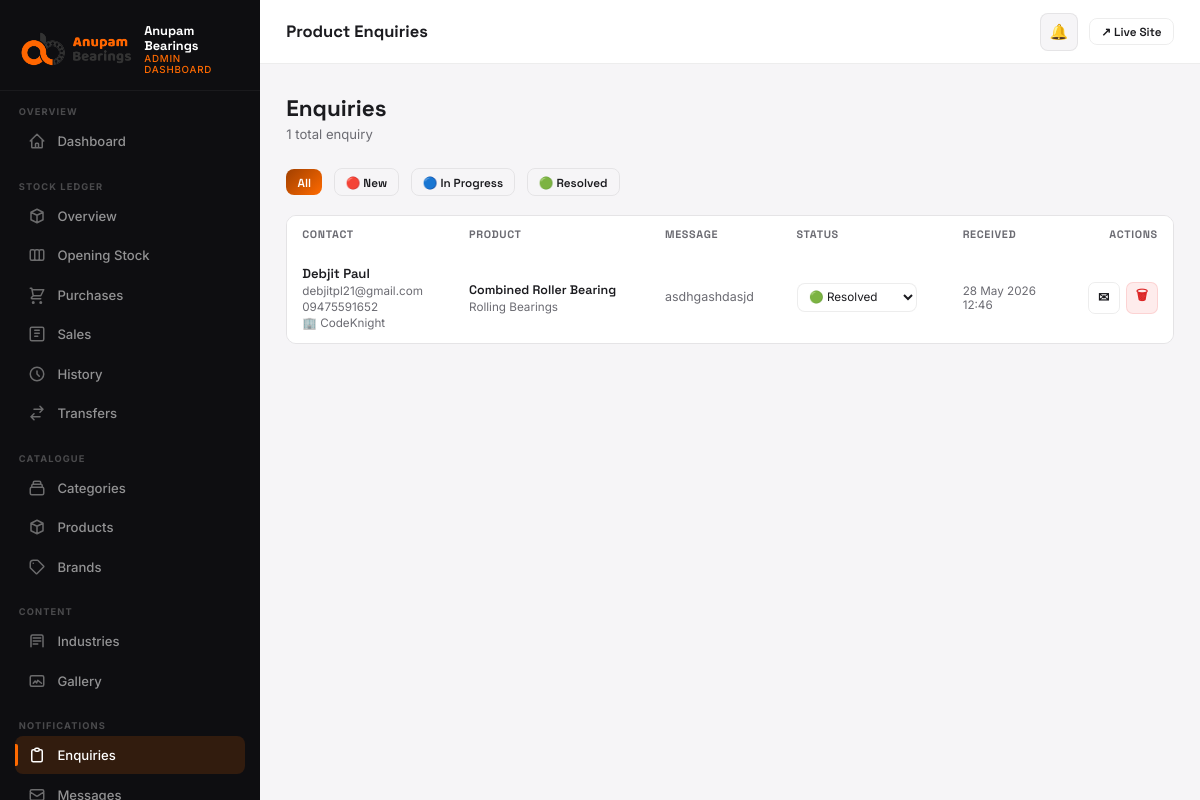
/dashboard/enquiries/ (signed in), run on the app's committed database.
### products/models.py (models this page shows, shortened)
class Enquiry(models.Model):
    STATUS_CHOICES = [('new', 'New'), ('in_progress', 'In Progress'), ('resolved', 'Resolved')]
    product = models.ForeignKey(Product, on_delete=models.SET_NULL, null=True, blank=True)
    name = models.CharField(max_length=200)
    email = models.EmailField()
    phone = models.CharField(max_length=20, blank=True)
    company = models.CharField(max_length=200, blank=True)
    message = models.TextField()
    status = models.CharField(max_length=20, choices=STATUS_CHOICES, default='new')
    created_at = models.DateTimeField(auto_now_add=True)
    class Meta:
        verbose_name_plural = 'Enquiries'
        ordering = ['-created_at']

class Product(models.Model):
    category = models.ForeignKey(Category, on_delete=models.CASCADE, related_name='products')
    brand = models.ForeignKey(Brand, on_delete=models.PROTECT, related_name='products')
    name = models.CharField(max_length=200)
    slug = models.SlugField(unique=True)
    sku = models.CharField(
        max_length=64, db_index=True,
        help_text="Part/model code (e.g. 6001-ZZ). Identifies this product in the Stock Ledger and the Opening Stock Excel import."
    )
    description = models.TextField(blank=True)
    specifications = models.JSONField(default=dict, blank=True)
    needs_excel_table = models.BooleanField(default=False)
    excel_table_file = models.FileField(upload_to=product_excel_upload_to, blank=True, null=True)
    excel_table_data = models.JSONField(default=dict, blank=True)
    image = models.ImageField(upload_to='products/', blank=True, null=True)
    is_featured = models.BooleanField(default=False)
    created_at = models.DateTimeField(auto_now_add=True)
    class Meta:
        unique_together = [('sku', 'brand')]

class Category(models.Model):
    name = models.CharField(max_length=200)
    slug = models.SlugField(unique=True)
    description = models.TextField(blank=True)
    icon = models.CharField(max_length=100, blank=True, help_text="Icon class or emoji")
    image = models.ImageField(upload_to='categories/', blank=True, null=True)
    order = models.IntegerField(default=0)
    class Meta:
        verbose_name_plural = 'Categories'
        ordering = ['order', 'name']

### dashboard/views.py (the view)
# urls.py: path('enquiries/',             views.enquiry_list,            name='enquiries'),
@login_required(login_url='/dashboard/login/')
@staff_required
@role_required(UserProfile.ADMIN)
def enquiry_list(request):
    status_filter = request.GET.get('status', '')
    enquiries = Enquiry.objects.select_related('product__category').order_by('-created_at')
    if status_filter:
        enquiries = enquiries.filter(status=status_filter)
    from django.core.paginator import Paginator
    from django.conf import settings as _s
    paginator = Paginator(enquiries, getattr(_s, "DASHBOARD_PAGE_SIZE", 20))
    page_obj  = paginator.get_page(request.GET.get("page", 1))
    return render(request, "dashboard/enquiries.html", {
        "enquiries":     page_obj.object_list,
        "page_obj":      page_obj,
        "status_filter": status_filter,
    })

### core/context_processors.py (called while the page is built)
def seo(request):
    return build_seo_context(request)

### core/seo.py (called while the page is built)
def site_url() -> str:
    return getattr(settings, 'SITE_URL', 'https://anupambearings.com').rstrip('/')

def absolute_url(path: str) -> str:
    if not path:
        return site_url()
    parsed = urlsplit(path)
    if parsed.scheme:
        return path
    if path.startswith('/'):
        return f'{site_url()}{path}'
    return f"{site_url()}/{path.lstrip('/')}"

def build_canonical_url(request, *, path: str | None = None) -> str:
    canonical_path = path if path is not None else request.path
    return absolute_url(canonical_path)

def _serialize_schema(schema: dict) -> str:
    return json.dumps(schema, ensure_ascii=False, separators=(',', ':'))

def website_schema() -> dict:
    return {
        '@context': 'https://schema.org',
        '@type': 'WebSite',
        '@id': f'{site_url()}#website',
        'url': site_url(),
        'name': SITE_NAME,
        'alternateName': 'Anupam Bearings India',
        'description': SITE_DESCRIPTION,
        'publisher': {'@id': f'{site_url()}#organization'},
        'potentialAction': {
            '@type': 'SearchAction',
            'target': {
                '@type': 'EntryPoint',
                'urlTemplate': f'{site_url()}/products/?q={{search_term_string}}',
            },
            'query-input': 'required name=search_term_string',
        },
    }

### stock_ledger/context_processors.py (called while the page is built, shortened)
def dashboard_role(request):
    user = getattr(request, 'user', None)
    if not user or not user.is_authenticated or not user.is_staff:
        return {}
    profile = getattr(user, 'stock_profile', None)
    if profile is None:
        return {}
    return {
        'dash_role': profile.role,
        'dash_branch': profile.branch,
    }

def low_stock_alert(request):
    user = getattr(request, 'user', None)
    if not user or not user.is_authenticated or not user.is_staff:
        return {'show_low_stock_modal': False}
    profile = getattr(user, 'stock_profile', None)
    if profile is None or profile.role not in (UserProfile.ADMIN, UserProfile.BRANCH_STAFF):
        return {'show_low_stock_modal': False}
    if request.session.get('low_stock_alert_shown'):
        return {'show_low_stock_modal': False}

### templates/dashboard/enquiries.html (shortened to what this page needs)
{% extends "dashboard/base.html" %}
{% block page_title %}Product Enquiries{% endblock %}
{% block nav_enq %}active{% endblock %}
{% block content %}
<div class="page-header">
  <div class="page-header-left">
    <h1>Enquiries</h1>
    <p>{{ enquiries|length }} total enquir{{ enquiries|length|pluralize:"y,ies" }}</p>
  </div>
</div>
<div class="filter-bar">
  <a href="{% url 'dashboard:enquiries' %}" class="btn {% if not status_filter %}btn-primary{% else %}btn-ghost{% endif %} btn-sm">All</a>
  <a href="?status=new" class="btn {% if status_filter == 'new' %}btn-primary{% else %}btn-ghost{% endif %} btn-sm">🔴 New</a>
  <a href="?status=in_progress" class="btn {% if status_filter == 'in_progress' %}btn-primary{% else %}btn-ghost{% endif %} btn-sm">🔵 In Progress</a>
  <a href="?status=resolved" class="btn {% if status_filter == 'resolved' %}btn-primary{% else %}btn-ghost{% endif %} btn-sm">🟢 Resolved</a>
</div>
<div class="table-wrap">
  <table>
    <thead>
      <tr>
        <th>Contact</th>
        <th>Product</th>
        <th>Message</th>
        <th>Status</th>
        <th>Received</th>
        <th style="text-align:right;">Actions</th>
      </tr>
    </thead>
    <tbody>
      {% for enq in enquiries %}
      <tr id="enq-row-{{ enq.pk }}" style="{% if enq.status == 'new' %}background:rgba(255,106,0,0.02);{% endif %}">
        <td>
          <div>
            <div class="td-name" style="display:flex;align-items:center;gap:0.4rem;">
              {{ enq.name }}
            </div>
            <div class="td-sub"><a href="mailto:{{ enq.email }}" style="color:var(--muted);text-decoration:none;">{{ enq.email }}</a></div>
            {% if enq.phone %}<div class="td-sub"><a href="tel:{{ enq.phone }}" style="color:var(--muted);text-decoration:none;">{{ enq.phone }}</a></div>{% endif %}
            {% if enq.company %}<div class="td-sub">🏢 {{ enq.company }}</div>{% endif %}
          </div>
        </td>
        <td>
          {% if enq.product %}
          <div class="td-name" style="font-size:0.83rem;">{{ enq.product.name }}</div>
          <div class="td-sub">{{ enq.product.category.name }}</div>
          {% else %}
          <span style="color:var(--muted);font-size:0.83rem;">General</span>
          {% endif %}
        </td>
        <td style="max-width:240px;">
          <div style="font-size:0.83rem;color:var(--muted);white-space:normal;line-height:1.5;">{{ enq.message|truncatechars:90 }}</div>
        </td>
        <td>
          <select
            class="form-input"
            style="padding:0.35rem 0.5rem;font-size:0.78rem;width:auto;min-width:120px;"
            onchange="updateStatus({{ enq.pk }}, this.value)"
          >
            <option value="resolved"    {% if enq.status == 'resolved' %}selected{% endif %}>🟢 Resolved</option>
          </select>
        </td>
        <td style="color:var(--muted);font-size:0.78rem;white-space:nowrap;">{{ enq.created_at|date:"d M Y" }}<br/>{{ enq.created_at|time:"H:i" }}</td>
        <td style="text-align:right;">
          <div style="display:flex;align-items:center;justify-content:flex-end;gap:0.4rem;">
            <a href="mailto:{{ enq.email }}?subject=Re: {{ enq.product.name|default:'Enquiry' }}" class="btn btn-ghost btn-sm btn-icon" title="Reply">✉</a>
            <button class="btn btn-danger btn-sm btn-icon" title="Delete"
              onclick="confirmDelete('{% url 'dashboard:enquiry_delete' enq.pk %}', '{{ enq.name|escapejs }}', () => document.getElementById('enq-row-{{ enq.pk }}').remove())">🗑</button>
          </div>
        </td>
      </tr>
      {% empty %}
      <tr><td colspan="6"><div class="empty-state"><div class="empty-state-icon">📭</div><h3>No enquiries yet</h3><p>Product enquiries from your website will appear here.</p></div></td></tr>
      {% endfor %}
    </tbody>
  </table>
</div>
{% endblock %}

### templates/dashboard/base.html (style rules this page uses)
*, *::before, *::after { box-sizing: border-box; margin: 0; padding: 0; }
:root { --orange: #ff6a00; --orange-dk: #a14000; --surface: #f6f5f7; --card: #ffffff; --sidebar-bg: #0e0e11; --sidebar-w: 260px; --on: #1b1b1f; --muted: #6b6b72; --border: rgba(0,0,0,0.07); --grad: linear-gradient(135deg,#a14000 0%,#ff6a00 100%); --radius: 10px; --shadow: 0 2px 16px rgba(0,0,0,0.07); --shadow-lg: 0 8px 40px rgba(0,0,0,0.12); --font-d: 'Space Grotesk', sans-serif; --font-b: 'Inter', sans-serif; }
html { font-size: 15px; -webkit-font-smoothing: antialiased; }
body { font-family: var(--font-b); background: var(--surface); color: var(--on); display: flex; min-height: 100vh; overflow-x: hidden; }
.page-header { display: flex; align-items: center; justify-content: space-between; margin-bottom: 1.75rem; gap: 1rem; flex-wrap: wrap; }
.page-header-left h1 { font-family: var(--font-d); font-size: 1.5rem; font-weight: 700; }
.page-header-left p { color: var(--muted); font-size: 0.875rem; margin-top: 0.2rem; }
.table-wrap { overflow-x: auto; border-radius: var(--radius); border: 1px solid var(--border); }
table { width: 100%; border-collapse: collapse; font-size: 0.875rem; }
thead { background: var(--surface); }
th { padding: 0.75rem 1rem; text-align: left; font-family: var(--font-d); font-size: 0.72rem; font-weight: 700; letter-spacing: 0.06em; text-transform: uppercase; color: var(--muted); white-space: nowrap; }
td { padding: 0.875rem 1rem; border-top: 1px solid var(--border); vertical-align: middle; }
tr { background: var(--card); transition: background 0.12s; }
tr:first-child td { border-top: none; }
.td-name { font-family: var(--font-d); font-weight: 600; font-size: 0.875rem; }
.td-sub { font-size: 0.78rem; color: var(--muted); margin-top: 2px; }
.btn { display: inline-flex; align-items: center; gap: 0.4rem; padding: 0.55rem 1.1rem; border-radius: 8px; font-family: var(--font-d); font-size: 0.83rem; font-weight: 600; cursor: pointer; border: none; text-decoration: none; transition: all 0.18s; }
.btn-primary { background: var(--grad); color: #fff; }
.btn-ghost { background: transparent; color: var(--on); border: 1px solid var(--border); }
.btn-danger { background: rgba(239,68,68,0.1); color: #dc2626; border: 1px solid rgba(239,68,68,0.15); }
.btn-sm { padding: 0.35rem 0.75rem; font-size: 0.78rem; }
.btn-icon { width: 32px; height: 32px; padding: 0; justify-content: center; border-radius: 7px; font-size: 0.9rem; }
.form-input { width: 100%; padding: 0.7rem 0.875rem; border: 1px solid var(--border); border-radius: 8px; font-family: var(--font-b); font-size: 0.9rem; color: var(--on); background: var(--card); outline: none; transition: border-color 0.18s, box-shadow 0.18s; }
select.form-input { cursor: pointer; }
.filter-bar { display: flex; gap: 0.75rem; align-items: center; flex-wrap: wrap; margin-bottom: 1.25rem; }

### data on the page
Enquiry: name "Debjit Paul", email "debjitpl21@gmail.com", phone "09475591652", company "CodeKnight", product.name "Combined Roller Bearing", product.category.name "Rolling Bearings", message "asdhgashdasjd", status+id "🟢 Resolved", created_at "28 May 2026", created_at "12:46"

### other printed values
{{ enquiries|length }} "1"
